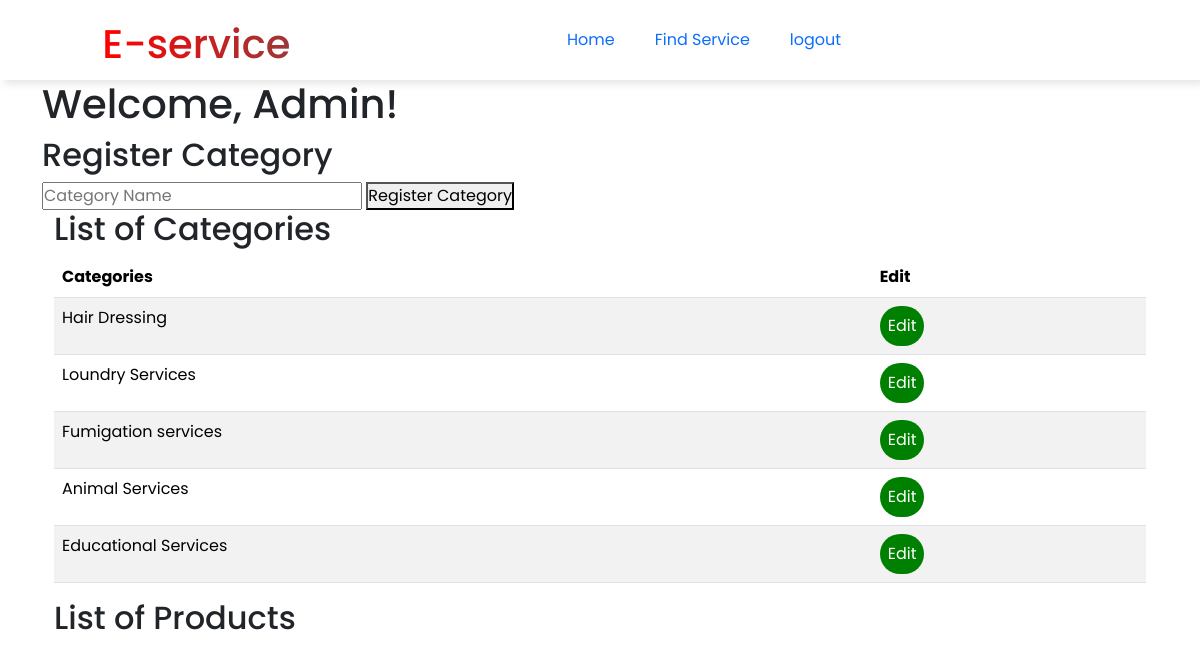
The page /admin/dashboard (signed in) on the database its author committed.
### e_service/models/data.py (models this page shows, shortened)
class Category(UserMixin, db.Model):
    __tablename__ = 'category'
    cat_id = db.Column(db.Integer, primary_key=True)
    category_name = db.Column(db.String(100), nullable=False)

### e_service/views/login.py (the view)
@app.route('/admin/dashboard')
@login_required
def admin_dashboard():
    categories = Category.query.all()
    return render_template('admin_dashboard.html', categories=categories)

### e_service/views/login.py (called while the page is built, shortened)
@login_manager.user_loader
def load_user(user_id):
    user = User.query.get(int(user_id))
    if user:
        return user

@app.before_request
def before_request():
    if current_user.is_authenticated:
        current_user.last_seen = datetime.utcnow()
        db.session.commit()

### e_service/templates/admin_dashboard.html (shortened to what this page needs)
<!DOCTYPE html>
<html lang="en">
  <head>
    <link href="https://cdn.jsdelivr.net/npm/bootstrap@5.3.2/dist/css/bootstrap.min.css" rel="stylesheet">
    <link
      href="{{ url_for('static', filename='css/dashboard.css') }}"
      rel="stylesheet"
    />
  </head>
  <body>
    <nav class="navbar">
      <h1>E-service</h1>
      <ul class="nav-list">
        <li class="nav-items"><a href="#">Home</a></li>
        <li class="nav-items"><a href="#">Find Service</a></li>
        <li class="nav-items"><a href="/logout">logout</a></li>
      </ul>
    </nav>
    <main>
<div class="container body">
        <h1>Welcome, Admin!</h1>
        <h2>Register Category</h2>
        <form action="/register/category" method="POST">
          <input
            type="text"
            name="category_name"
            placeholder="Category Name"
            required
          />
          <button type="submit">Register Category</button>
        </form>
        <div class="container">
<h2>List of Categories</h2>
<div class="body">
  <table class="table table-striped table-hover">
    <thead>
        <tr>
            <th>Categories</th>
            <th>Edit</th>
        </tr>
    </thead>
    <tbody>
        {% for category in categories %}
        <tr>
            <td>{{ category.category_name }}</td>
            <td>
                <button class="btn btn-primary" data-toggle="modal" data-target="#editCategoryModal{{ category.cat_id }}">
                    Edit
                </button>
            </td>
        </tr>
        {% endfor %}
    </tbody>
</table>
        <h2>List of Products</h2>
      </div>
    </main>
  </body>
</html>

### e_service/static/css/dashboard.css (style rules this page uses)
* { margin: 0; padding: 0; box-sizing: border-box; font-family: 'Poppins', sans-serif; }
a { text-decoration: none; }
li { list-style: none; }
.navbar { display: flex; justify-content: space-around; align-items: center; width: 100%; height: 80px; box-shadow: 4px 4px 8px rgba(0, 0, 0, 0.1); }
.nav-list { display: flex; }
.nav-items { padding: 20px; }
nav > h1 { background: linear-gradient(to right, #ff0000, #9c3838); -webkit-background-clip: text; background-clip: text; color: transparent; margin-right: 20px; }
.btn { border: none; outline: none; padding: 0.5em; border-radius: 2em; background-color: green; cursor: pointer; color: white; font-size: 1em; }

### rows shown on the page
Category: category_name "Hair Dressing"
Category: category_name "Loundry Services"
Category: category_name "Fumigation services"
Category: category_name "Animal Services"
Category: category_name "Educational Services"
